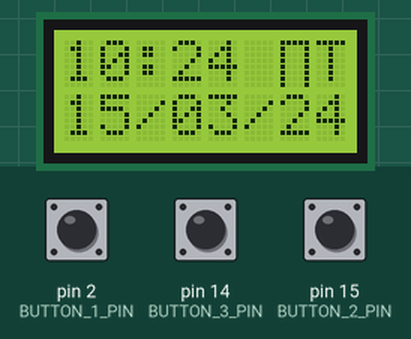
A program run on a simulated Arduino Nano, built with avr-gcc and run on an emulated ATmega328P. On the bench: 8×2 character LCD. The inputs (shaded band) are chosen by the test bench; at power-on: pin 15 (BUTTON_2_PIN) HIGH, pin 2 (BUTTON_1_PIN) HIGH, pin 14 (BUTTON_3_PIN) HIGH. The local clock reads 2024-03-15 10:24:30 at power-on unless the program sets it.

Above: at 0.95 s.
2.1 s: pin 15 (BUTTON_2_PIN) pulled LOW for 3.2 s
At 3.6 s:
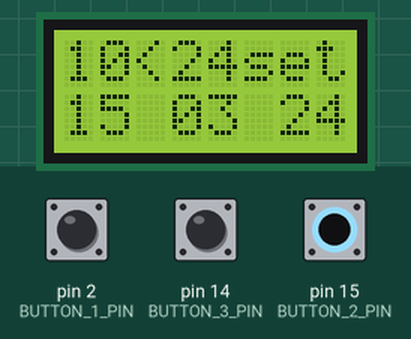
6.8 s: pin 15 (BUTTON_2_PIN) pulled LOW for 0.15 s
At 8.2 s:
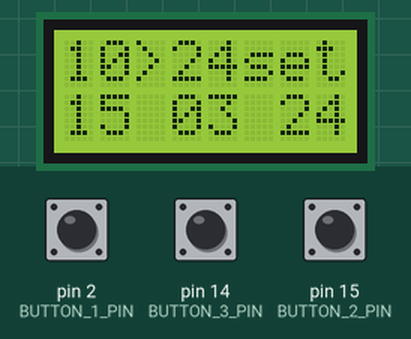
8.5 s: pin 15 (BUTTON_2_PIN) pulled LOW for 1 s
At 10.8 s:
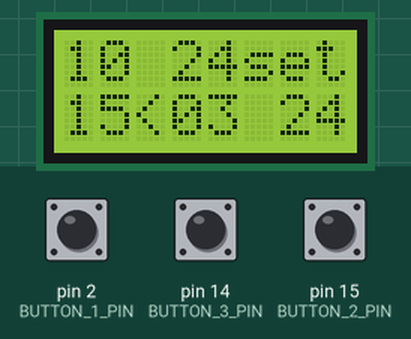
11.1 s: pin 15 (BUTTON_2_PIN) pulled LOW for 0.15 s
At 12.5 s:
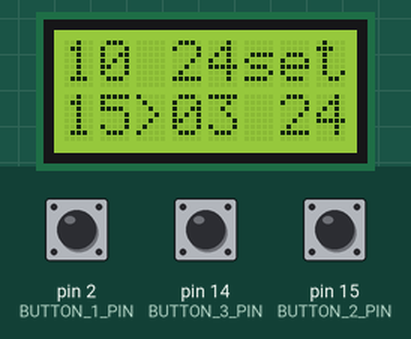
12.8 s: pin 15 (BUTTON_2_PIN) pulled LOW for 3.2 s
At 14.8 s:
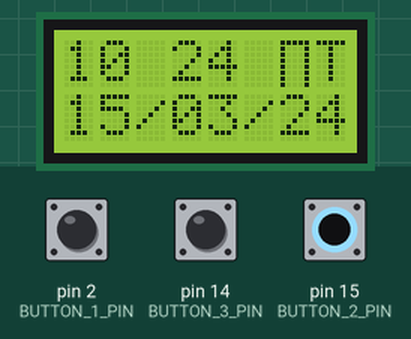
Timing chart, 0 to 16.3 s (numbered marks = the images above; inputs shaded):
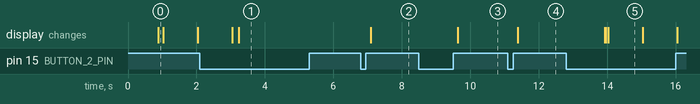

Measured:
- after the input at 2.1 s, the display: first differs from a run without the input after 1.1 s (image 1)
- after the input at 6.8 s, the display: changes after 0.29 s (image 2)
- after the input at 8.5 s, the display: changes after 1.1 s (image 3)
- after the input at 11.1 s, the display: changes after 0.29 s (image 4)
- after the input at 12.8 s, the display: first changes after 1.1 s (image 5 shows a later state)
- what the display in image 5 shows lasts 1.0 s, from 14.0 s to 15.0 s

The program:

main.cpp
```cpp
#include <Arduino.h>
#include <Wire.h>
#include "RTClib.h"
#include <LiquidCrystal_I2C.h>
#include "Button.h"

static const uint8_t BUTTON_1_PIN = 2;              //пины кнопок
static const uint8_t BUTTON_2_PIN = 15;
static const uint8_t BUTTON_3_PIN = 14;

DateTime now;
uint16_t tempTimeSet[5];          //массив для хранения параметров в режиме настройки

uint8_t setParam = 0;             //номер текущего настраиваемого параметра (0 - часы, 1 - минуты, 2 - день, 3 - месяц, 4 - год)
bool setState = false;            //указывает активность режима настройки

Button button1(BUTTON_1_PIN, 5);  // создание объекта для кнопки 1
Button button2(BUTTON_2_PIN, 5);  // создание объекта для кнопки 2
Button button3(BUTTON_3_PIN, 5);  // создание объекта для кнопки 3
RTC_DS3231 rtc;                   // часы реального времени
LiquidCrystal_I2C lcd(0x27,8,2);  // дисплей на адресе 0x27, 8 символов, 2 строки
byte customChar_p[] = {0x1F, 0x11, 0x11, 0x11, 0x11, 0x11, 0x11, 0x11};   //русская буква П
byte customChar_ch[] = { 0x11, 0x11, 0x11, 0x0F, 0x01, 0x01, 0x01, 0x00};  //русская буква Ч
byte customChar_b[] = {0x1F, 0x11, 0x10, 0x1E, 0x11, 0x11, 0x1E, 0x00};   //русская буква Б


void updateCond() {
  button1.filterAvarage();  // вызов метода фильтрации по среднему для кнопки 1
  button2.filterAvarage();  // вызов метода фильтрации по среднему для кнопки 1
  button3.filterAvarage();  // вызов метода фильтрации по среднему для кнопки 1

  // реакция на кнопки
  if ( button1.flagClick == true ) {                                // было нажатие кнопки МЕНЬШЕ
    button1.flagClick= false;                                       // сброс признака клика
    if (setState) tempTimeSet[setParam]--;                          //если находимся в режиме настройки, то уменьшаем текущий настраиваемый параметр
  }

  if ( button2.flagClick == true && button2.flagPress == false) {   // было нажатие кнопки ОК
    button2.flagClick= false;                                       // сброс признака клика
    if (setState) {
      setParam++;                                                   //при нажатии ОК приступаем к настройке следующего параметра
      lcd.clear();                                                  //очищаем дисплей, чтобы убрать стрелочки "<" и ">", указывающие на текущий настраиваемый параметр
      if (setParam >4) setParam = 0;                                //
    }
  }

  if ( button2.flagClick == true && button2.flagLongPress == true) {// было длительное нажатие кнопки ОК
    button2.flagClick= false;                                       // сброс признака клика
    button2.flagLongPress == false;
    setState = !setState;                                           //заходим или выходим из режима настроек
  }

  if ( button3.flagClick == true ) {                                // было нажатие кнопки
    button3.flagClick= false;                                       // сброс признака клика
    if (setState) tempTimeSet[setParam]++;                          //если находимся в режиме настройки, то увеличиваем текущий настраиваемый параметр
  }

}

void lcdPrintTime(const DateTime& dt) {

  lcd.setCursor(0,0);                           //печатаем часы
  if (dt.hour() < 10) lcd.print("0");
  lcd.print(dt.hour());

  lcd.setCursor(3,0);                           //печатаем минуты
  if (dt.minute() < 10) lcd.print("0");
  lcd.print(dt.minute());

  lcd.setCursor(0,1);                           //печатаем день
  if (dt.day() < 10) lcd.print("0");
  lcd.print(dt.day());

  lcd.setCursor(3,1);                           //печатаем месяц
  if (dt.month() < 10) lcd.print("0");
  lcd.print(dt.month());

  lcd.setCursor(6,1);                           //печатаем год
  lcd.print(dt.year()-2000);

  if(setState) {                                //если в режиме установки, то
    lcd.setCursor(5,0);
    lcd.print("set");                           //вместо дня недели печатаем надпись "set"
    switch (setParam) {                         //стрелочкой обозначаем текущий параметр, который настраиваем
      case 0:
        lcd.setCursor(2,0);
        lcd.print("<");
        break;
      case 1:
        lcd.setCursor(2,0);
        lcd.print(">");
        break;
      case 2:
        lcd.setCursor(2,1);
        lcd.print("<");
        break;
      case 3:
        lcd.setCursor(2,1);
        lcd.print(">");
        break;
      case 4:
        lcd.setCursor(5,1);
        lcd.print(">");
        break;
      default:
        //
        break;
    }
  }
  else {                                        //если не находимся в режиме настройки, то
    lcd.setCursor(6,0);
    switch (dt.dayOfTheWeek()) {                //печатаем день недели
      case 0:
        lcd.print("BC");
        break;
      case 1:
        lcd.write(0);
        lcd.print("H");
        break;
      case 2:
        lcd.print("BT");
        break;
      case 3:
        lcd.print("CP");
        break;
      case 4:
        lcd.write(1);
        lcd.print("T");
        break;
      case 5:
        lcd.write(0);
        lcd.print("T");
        break;
      case 6:
        lcd.print("C");
        lcd.write(2);
        break;
      default:
        //ничего
        break;
    }
    lcd.setCursor(2,0);
  if (dt.second()%2 == 0) {                     //печатаем двоеточие между часами и минутами каждую вторую секунду
    lcd.print(":");
  }
  else {
    lcd.print(" ");
  }
    lcd.setCursor(2,1);                         //печатаем слеши между днем/месяцем/годом
    lcd.print("/");
    lcd.setCursor(5,1);
    lcd.print("/");
  }
}

void setClock() {                               //установка часов
  DateTime now2;                                //создаем объект для временного хранения настроек
  lcd.clear();
  setParam = 0;                                 //сбрасываем номер параметра настройки
  now = rtc.now();
  tempTimeSet[0] = now.hour();                  //заполняем массив, хранящий временные параметры настройки данными текущей даты/времени
  tempTimeSet[1] = now.minute();
  tempTimeSet[2] = now.day();
  tempTimeSet[3] = now.month();
  tempTimeSet[4] = now.year()-2000;

  while (setState) {                            //пока не выйдем из режима настройки, делаем:
    updateCond();                               //обновляем состояние кнопок
    now = DateTime(tempTimeSet[4]+2000, tempTimeSet[3], tempTimeSet[2], tempTimeSet[0], tempTimeSet[1], 0);   //заполняем объект настроенными параметрами
    uint32_t unix = now.unixtime();             //преобразуем в юникс тайм
    now2 = DateTime(unix);             //делаем новый объект и устанавливаем в него значение юникс тайм из предыдущего (чтобы не делать ограничения для минут, часов и т.д.)
    lcdPrintTime(now2);                         //выводим на дисплей текущие значения
  }

  rtc.adjust(DateTime(now2));                   //сохраняем в rtc настройки
  lcd.clear();                                  //очищаем дисплей
}

void setup() {
  // put your setup code here, to run once:
  Serial.begin(115200);
  Wire.begin();
  lcd.init();
  lcd.init();
  lcd.backlight();
  lcd.createChar(0, customChar_p);              //создаем кастомные символы (буквы П, Ч, Б)
  lcd.createChar(1, customChar_ch);
  lcd.createChar(2, customChar_b);
  lcd.setCursor(2,1);
  lcd.print("clock");
  delay(700);
  lcd.clear();
}

void loop() {
  now = rtc.now();                              //обновляем объект now из rtc
  lcdPrintTime(now);                            //печатаем на дисплее текущее время
  updateCond();                                 //обновляем состояние кнопок
  if (setState) setClock();                     //если переменная setState = true, заходим в функцию настройки часов
}
```

Button.h
```cpp
/*
Button.h - библиотека для цифровой обработки сигналов контактов кнопок
 и сигналов других компонентов параллельным процессом

В параллельном процессе должен регулярно вызываться один из методов:
    void  scanState();    // метод проверки ожидание стабильного состояния сигнала
    void  filterAvarage(); // метод фильтрации сигнала по среднему значению

В результате формируются признаки:

 для метода scanState():
 - при нажатой кнопке flagPress= true
 - при отжатой кнопке flagPress= false
 - при нажатии на кнопку flagClick= true

 для метода filterAvarage() :
 - при сигнале низкого уровня flagPress= true
 - при сигнале высокого уровня flagPress= false
 - при изменении состояния с высокого на низкий flagClick= true

Объект типа Button при создании имеет параметры:
 - номер вывода, к которому подключена кнопка или сигнал
 - время обработки сигнала (умножается на период вызова метода scanState() или filterAvarage()

 Button button1(12, 15);  // создание объекта для кнопки, подключенной к 12 выводу
 с временем фильтрации 30 мс (при цикле 2 мс)

 Библиотека разработана Калининым Эдуардом
 http://mypractic.ru/urok-8-cifrovaya-filtraciya-signalov-v-programmax-dlya-arduino.html

*/

// проверка, что библиотека еще не подключена
#ifndef Button_h // если библиотека Button не подключена
#define Button_h // тогда подключаем ее

#include "Arduino.h"

// класс обработки сигналов
class Button {
  public:
    Button(byte pin, byte timeButton);  // конструктор
    bool flagPress;    // признак кнопка нажата (сигнал в низком уровне)
    bool flagLongPress;
    bool flagClick;    // признак клика кнопки (фронт)
    void  scanState();    // метод проверки ожидание стабильного состояния сигнала
    void  filterAvarage(); // метод фильтрации по среднему значению
    void setPinTime(byte pin, byte timeButton); // установка номера вывода и времени фильтрации

 private:
    uint8_t  _buttonCount;    // счетчик времени фильтрации
    uint8_t _timeButton;      // время фильтрации
    uint8_t _pin;             // номер вывода
    uint32_t timePress;       // время последнего нажатия

};

#endif
```

Button.cpp
```cpp
/*
Button.h - библиотека для цифровой обработки сигналов контактов кнопок
 и сигналов других компонентов параллельным процессом

В параллельном процессе должен регулярно вызываться один из методов:
    void  scanState();    // метод проверки ожидание стабильного состояния сигнала
    void  filterAvarage(); // метод фильтрации сигнала по среднему значению

В результате формируются признаки:

 для метода scanState():
 - при нажатой кнопке flagPress= true
 - при отжатой кнопке flagPress= false
 - при нажатии на кнопку flagClick= true

 для метода filterAvarage() :
 - при сигнале низкого уровня flagPress= true
 - при сигнале высокого уровня flagPress= false
 - при изменении состояния с высокого на низкий flagClick= true

Объект типа Button при создании имеет параметры:
 - номер вывода, к которому подключена кнопка или сигнал
 - время обработки сигнала (умножается на период вызова метода scanState() или filterAvarage()

 Button button1(12, 15);  // создание объекта для кнопки, подключенной к 12 выводу
 с временем фильтрации 30 мс (при цикле 2 мс)

 Библиотека разработана Калининым Эдуардом
 http://mypractic.ru/urok-8-cifrovaya-filtraciya-signalov-v-programmax-dlya-arduino.html
*/

#include "Arduino.h"
#include "Button.h"
// метод фильтрации сигнала по среднему значению
// при сигнале низкого уровня flagPress= true
// при сигнале высокого уровня flagPress= false
// при изменении состояния с высокого на низкий flagClick= true
void Button::filterAvarage() {

 if ( flagPress != digitalRead(_pin) ) {
     //  состояние кнопки осталось прежним
     if ( _buttonCount != 0 ) _buttonCount--; // счетчик подтверждений - 1 с ограничением на 0
  }
  else {
     // состояние кнопки изменилось
     _buttonCount++;   // +1 к счетчику подтверждений
     //Serial.print("button count: ");
     //Serial.println(_buttonCount);
     if ( _buttonCount >= _timeButton ) {
        // состояние сигнала достигло порога _timeButton
        flagPress= ! flagPress; // инверсия признака состояния
        _buttonCount= 0;  // сброс счетчика подтверждений
        flagLongPress = false;
        if ( flagPress == true ) {
          flagClick= true; // признак клика кнопки
          //Serial.println("CLICK");
          timePress = millis();
        }
     }
  }
  if ( flagPress == true && millis() - timePress > 1000 && flagLongPress == false) {
    flagLongPress = true;
    //Serial.println("LONG PRESS");
    //Serial.println(millis() - timePress);
  }

}
// метод проверки ожидание стабильного состояния сигнала
// при нажатой кнопке flagPress= true
// при отжатой кнопке flagPress= false
// при нажатии на кнопку flagClick= true
void Button::scanState() {

 if ( flagPress != digitalRead(_pin) ) {
     // признак flagPress = текущему состоянию кнопки
     // (инверсия т.к. активное состояние кнопки LOW)
     // т.е. состояние кнопки осталось прежним
     _buttonCount= 0;  // сброс счетчика подтверждений состояния кнопки
  }
  else {
     // признак flagPress не = текущему состоянию кнопки
     // состояние кнопки изменилось
     _buttonCount++;   // +1 к счетчику состояния кнопки

     if ( _buttonCount >= _timeButton ) {
      // состояние кнопки не мянялось в течение заданного времени
      // состояние кнопки стало устойчивым
      flagPress= ! flagPress; // инверсия признака состояния
     _buttonCount= 0;  // сброс счетчика подтверждений состояния кнопки

      if ( flagPress == true ) flagClick= true; // признак фронта кнопки на нажатие
     }
  }
}
// метод установки номера вывода и времени подтверждения
void Button::setPinTime(uint8_t pin, uint8_t timeButton)  {

  _pin= pin;
  _timeButton= timeButton;
  pinMode(_pin, INPUT_PULLUP);  // определяем вывод как вход
}

// описание конструктора класса Button
Button::Button(uint8_t pin, uint8_t timeButton) {

  _pin= pin;
  _timeButton= timeButton;
  pinMode(_pin, INPUT_PULLUP);  // определяем вывод как вход
}
```
